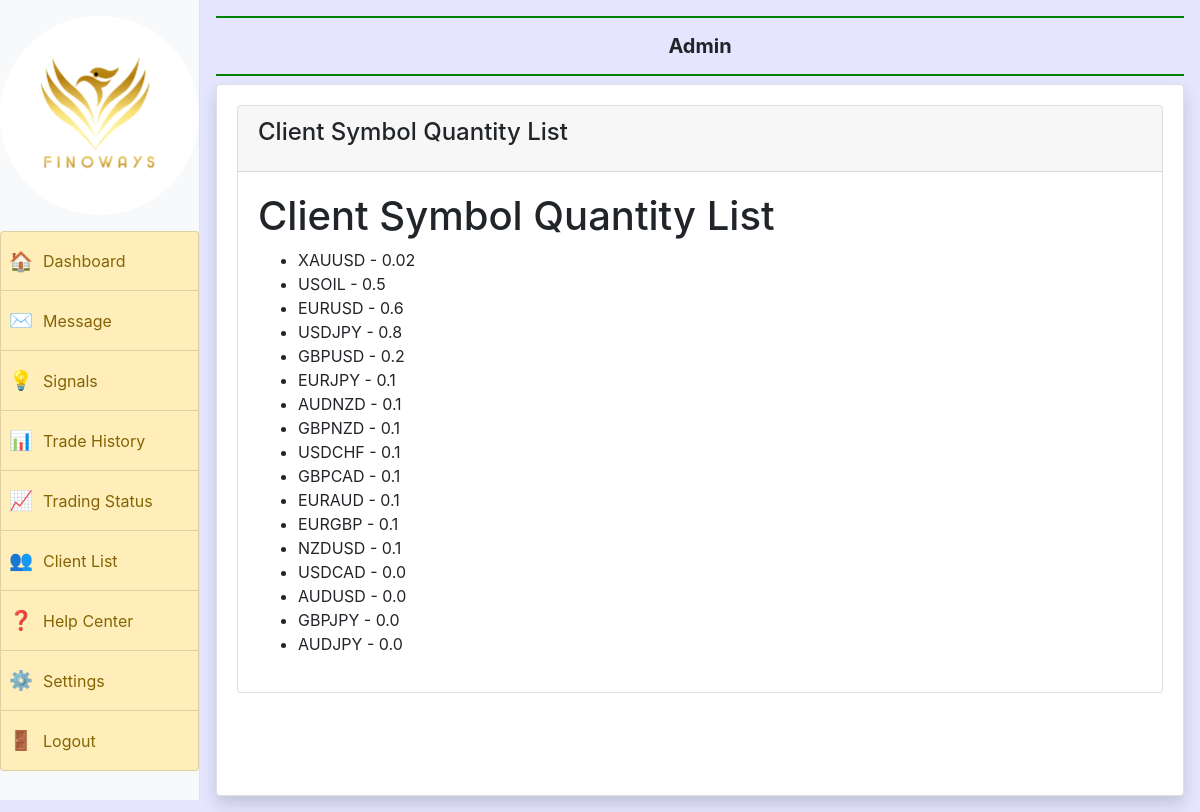
Screenshot of /symbol_qty_list/ with the database file from the repository.
### myapp/models.py (models this page shows)
class Client_SYMBOL_QTY(models.Model):
    client_id = models.CharField(max_length=50, blank=True, null=True)
    SYMBOL = models.CharField(max_length=50, blank=True, null=True)
    QUANTITY = models.FloatField(null=True, blank=True)
    trade = models.CharField(max_length=50, blank=True, null=True)
    created_at = models.DateTimeField(auto_now_add=True)

### myapp/views.py (the view)
# urls.py: path('symbol_qty_list/',views.client_symbol_qty_list, name='client_symbol_qty_list'),
def client_symbol_qty_list(request):
    client_symbol_qty = Client_SYMBOL_QTY.objects.all()
    return render(request, 'client_symbol_qty_list.html', {'client_symbol_qty': client_symbol_qty})

### myapp/templates/client_symbol_qty_list.html
{% extends 'admin_base.html' %}
{% block main %}
<div class="content">
    <div class="row">
      <div class="col-md-12">
        <div class="card">
          <div class="card-header">
            <h4 class="card-title">Client Symbol Quantity List</h4>
          </div>
          <div class="card-body">
            <div class="table-responsive table-container">
                <h1>Client Symbol Quantity List</h1>
                <ul>
                    {% for item in client_symbol_qty %}
                    <li>{{ item.SYMBOL }} - {{ item.QUANTITY }}</li>
                    {% endfor %}
                </ul>
            </div>
          </div>
        </div>
      </div>
    </div>
  </div>
{% endblock %}

### myapp/templates/admin_base.html (shortened to what this page needs)
{% load static %}
<!doctype html>
<html lang="en">
  <head>
    <link rel="stylesheet" href="https://cdn.jsdelivr.net/npm/bootstrap@4.5.3/dist/css/bootstrap.min.css">
    <link rel="stylesheet" href="https://cdn.datatables.net/2.0.6/css/dataTables.dataTables.css">
    <link rel="stylesheet" href="https://cdn.datatables.net/buttons/3.0.2/css/buttons.dataTables.css">
  </head>
  <body style="height: 100%;background-color: #c5c5ff6e;">
      <div class="container-fluid">
       <div class="row">
        <div class="col-sm-2 p-0 sidebar">
          <center><img src="{% static 'finowayslogo.png' %}" width="250" height="250" class="img-thumbnail rounded-circle my-3" style="border: 2px solid transparent; transition: border-color 0.3s; background-color: #fff;" onmouseover="this.style.borderColor='#007bff'; this.style.backgroundColor='#f0f0f0';" onmouseout="this.style.borderColor='transparent'; this.style.backgroundColor='#fff';"></center>
            <div class="list-group">
              <a href="{% url 'admin_dashboard' %}" class="list-group-item list-group-item-warning list-group-item-action {% if request.path == '/admin_dashboard/' %} active {% endif %}">
                  <span class="icon">&#127968;</span> Dashboard
              </a>
              <a href="{% url 'admin_message' %}" class="list-group-item list-group-item-warning list-group-item-action {% if request.path == '/admin_message/' %} active {% endif %}">
                  <span class="icon">&#9993;</span> Message
              </a>
              <a href="{% url 'admin_signals' %}" class="list-group-item list-group-item-warning list-group-item-action {% if request.path == '/admin_signals/' %} active {% endif %}">
                  <span class="icon">&#128161;</span> Signals
              </a>
              <a href="{% url 'admin_thistory' %}" class="list-group-item list-group-item-warning list-group-item-action {% if request.path == '/admin_thistory/' %} active {% endif %}">
                  <span class="icon">&#128202;</span> Trade History
              </a>
              <a href="{% url 'admin_tstatus'  %}" class="list-group-item list-group-item-warning list-group-item-action {% if request.path == '/admin_tstatus/' %} active {% endif %}">
                  <span class="icon">&#128200;</span> Trading Status
              </a>
              <a href="{% url 'client_list' %}" class="list-group-item list-group-item-warning list-group-item-action {% if request.path == '/clientlist/' %} active {% endif %}">
                  <span class="icon">&#128101;</span> Client List
              </a>
              <a href="{% url 'admin_help_center' %}" class="list-group-item list-group-item-warning list-group-item-action {% if request.path == '/admin_help_center/' %} active {% endif %}">
                  <span class="icon">&#10067;</span> Help Center
              </a>
              <a href="{% url 'Settings' %}" class="list-group-item list-group-item-warning list-group-item-action {% if request.path == '/settings/' %} active {% endif %}">
                  <span class="icon">&#9881;</span> Settings
              </a>
              <a href="{% url 'logoutAdmin' %}" class="list-group-item list-group-item-warning list-group-item-action {% if request.path == '/adminlogout/' %} active {% endif %}">
                  <span class="icon">&#128682;</span> Logout
              </a>
          </div>
        </div>
        <div class="col-sm-10 p-2">
            <div class="container-fluid p-2">
                 <h5 class="text-center p-3 font-weight-bold" style="border-top : 2px solid green; border-bottom : 2px solid green">Admin </h5>
                <div class="card shadow" style="min-height: 89vh">
                    <div class="card-body">
                    {% block main %}
                    {% endblock %}
                    </div>
                </div>
                </div>
         </div>
       </div>
    </div>
  </body>
</html>

### myapp/templates/admin_base.html (style rules this page uses)
.list-group-item { padding: 8px !important; display: flex; align-items: center; }
.list-group { text-align: center; }
.list-group-item { transition: background-color 0.3s ease; height: 60px; }
.col-sm-2 { border-solid: 2px; }
.sidebar { background-color: #f8f9fa; padding: 20px; height: 100vh; position: sticky; top: 0; border-right: 1px solid #dee2e6; overflow-y: auto; }
.icon { margin-right: 10px; font-size: 1.2rem; }

### rows the page displays
Client_SYMBOL_QTY: SYMBOL "XAUUSD", QUANTITY "0.02"
Client_SYMBOL_QTY: SYMBOL "USOIL", QUANTITY "0.5"
Client_SYMBOL_QTY: SYMBOL "EURUSD", QUANTITY "0.6"
Client_SYMBOL_QTY: SYMBOL "USDJPY", QUANTITY "0.8"
Client_SYMBOL_QTY: SYMBOL "GBPUSD", QUANTITY "0.2"
Client_SYMBOL_QTY: SYMBOL "EURJPY", QUANTITY "0.1"
Client_SYMBOL_QTY: SYMBOL "AUDNZD", QUANTITY "0.1"
Client_SYMBOL_QTY: SYMBOL "GBPNZD", QUANTITY "0.1"
Client_SYMBOL_QTY: SYMBOL "USDCHF", QUANTITY "0.1"
Client_SYMBOL_QTY: SYMBOL "GBPCAD", QUANTITY "0.1"
Client_SYMBOL_QTY: SYMBOL "EURAUD", QUANTITY "0.1"
Client_SYMBOL_QTY: SYMBOL "EURGBP", QUANTITY "0.1"
Client_SYMBOL_QTY: SYMBOL "NZDUSD", QUANTITY "0.1"
Client_SYMBOL_QTY: SYMBOL "USDCAD", QUANTITY "0.0"
Client_SYMBOL_QTY: SYMBOL "AUDUSD", QUANTITY "0.0"
Client_SYMBOL_QTY: SYMBOL "GBPJPY", QUANTITY "0.0"
Client_SYMBOL_QTY: SYMBOL "AUDJPY", QUANTITY "0.0"
